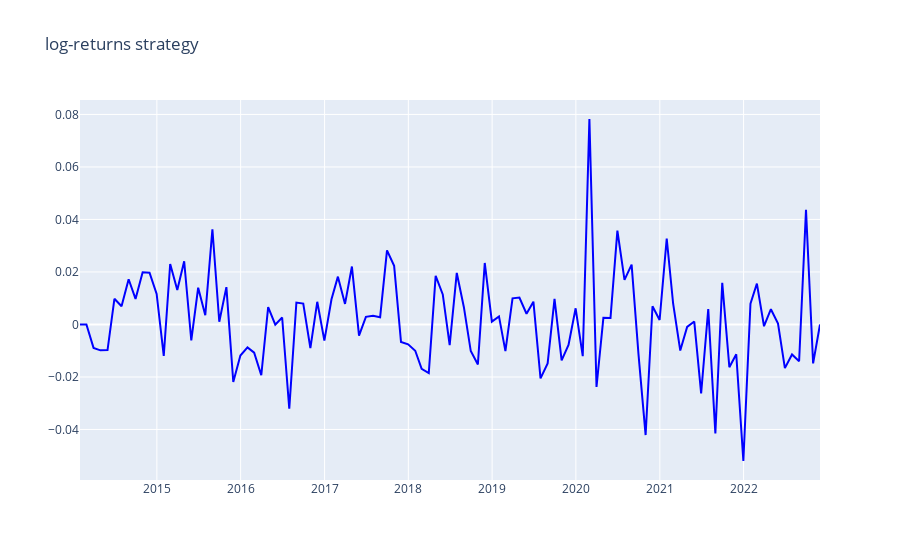

Write notebook code for a chart like this one.
### Code cell
# create figure
fig = go.Figure()
 
# add trace
fig.add_trace(
    go.Scatter(
        x = portfolio_return.index,
        y = portfolio_return,
        line = dict(color="blue", width=2),
        name = "returns"
        )
    )
 
# update layout
fig.update_layout(
    title = "log-returns strategy"
    )
 
# show figure
iplot(fig)
